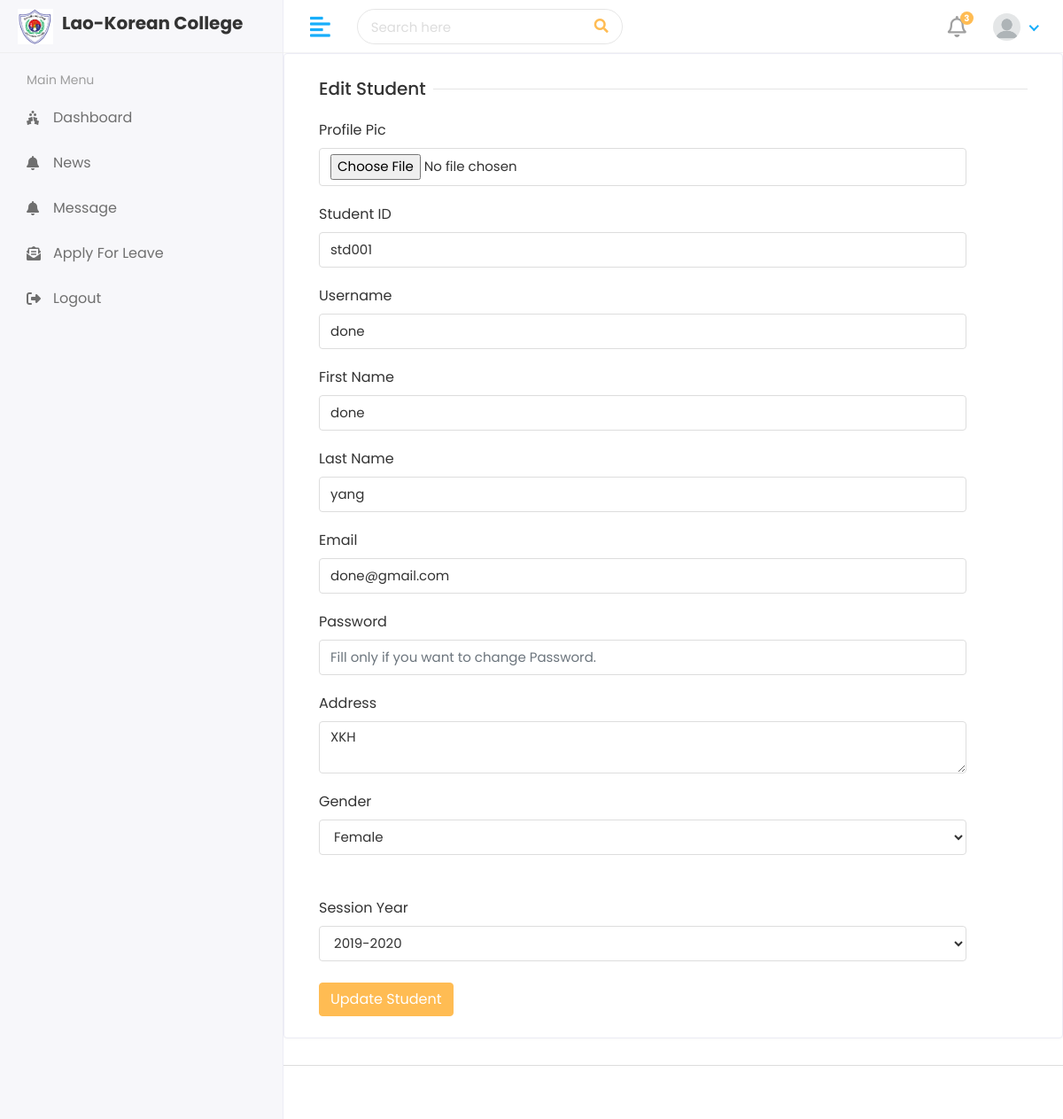
/Hod/Student/Edit/2/, run on the app's committed database.
### app/models.py (models this page shows, shortened)
class Student(models.Model):
    user = models.OneToOneField(CustomUser, on_delete=models.CASCADE)
    studentID = models.CharField(max_length=50, unique=True)
    address = models.TextField()
    gender = models.CharField(max_length=50)
    sessionYearID = models.ForeignKey(SessionYear, on_delete=models.CASCADE)
    year = models.CharField(max_length=30)
    part = models.CharField(max_length=20)
    created_at = models.DateTimeField(auto_now_add=True)
    updated_at = models.DateTimeField(auto_now=True)

class CustomUser(AbstractUser):
    USER = (
        (1, "HOD"),
        (2, "OFFICER"),
        (3, "TEACHER"),
        (4, "STUDENT")
    )
    user_type = models.CharField(choices=USER, max_length=50, default=1)
    profile_pic = models.ImageField(upload_to="media/profile_pic")

### lao_korean_college/Hod_views.py (the view)
# urls.py: path('Hod/Student/Edit/<str:id>/', Hod_views.editStudent, name='edit_student'),
def editStudent(request, id):
    students = Student.objects.filter(id = id)
    sessionYear = SessionYear.objects.all()
    context = {
        'students': students,
        'sessionYear': sessionYear,
    }
    return render(request, 'Hod/editStudent.html', context)

### templates/Hod/editStudent.html (shortened to what this page needs)
{% extends 'base.html' %}
{% block content %}
<div class="row">
   <div class="col-sm-12">
      <div class="card">
         <div class="card-body">
            <form method="post" action="{% url 'update_student' %}" enctype="multipart/form-data">
               <div class="col-12">
                  <h5 class="form-title"><span>Edit Student</span></h5>
               </div>
               <div class="col-sm-11">
                  <div class="form-group">
                     <label>Profile Pic</label>
                     <input type="file" class="form-control" name="profile_pic">
                  </div>
               </div>
               <div class="col-sm-11">
                  <div class="form-group">
                      <label>Student ID</label>
                      <input type="text" class="form-control" name="studentID"
                        value="{% for i in students %}{{i.studentID}}{% endfor %}">
                  </div>
              </div>
              <div class="col-sm-11">
               <div class="form-group">
                  <label>Username</label>
                  <input type="text" class="form-control" name="username"
                     value="{% for i in students %}{{i.user.username}}{% endfor %}">
               </div>
            </div>
               <div class="col-sm-11">
                  <div class="form-group">
                     <label>First Name</label>
                     <input type="text" class="form-control" name="first_name"
                        value="{% for i in students %}{{i.user.first_name}}{% endfor %}">
                  </div>
               </div>
               <div class="col-sm-11">
                  <div class="form-group">
                     <label>Last Name</label>
                     <input type="text" class="form-control" name="last_name"
                        value="{% for i in students %}{{i.user.last_name}}{% endfor %}">
                  </div>
               </div>
               <div class="col-sm-11">
                  <div class="form-group">
                     <label>Email</label>
                     <input type="text" class="form-control" name="email"
                        value="{% for i in students %}{{i.user.email}}{% endfor %}">
                  </div>
               </div>
               <div class="col-sm-11">
                  <div class="form-group">
                     <label>Password</label>
                     <input type="password" class="form-control" name="password"
                        placeholder="Fill only if you want to change Password.">
                  </div>
               </div>
               <div class="col-sm-11">
                  <div class="form-group">
                     <label>Address</label>
                     <textarea class="form-control" name="address"
                        required>{% for i in students %}{{i.address}}{% endfor %}</textarea>
                  </div>
               </div>
               <div class="col-sm-11">
                  <label>Gender</label>
                  <select class="form-control" name="gender">
                     <option value="Female">Female</option>
                  </select>
               </div>
               <br>
               <br>
               <div class="col-sm-11">
                  <label>Session Year</label>
                  <select class="form-control" id="" name="session_year_id" aria-placeholder="Select Department" required>
                      {% for i in sessionYear %}
                      <option value="{{i.id}}">{{i.sessionYear}}</option>
                      {% endfor %}
                  </select>
              </div> <br>
               <div class="col-12">
                  <button type="submit" class="btn btn-primary">Update Student</button>
               </div>
            </form>
         </div>
      </div>
   </div>
</div>
{% endblock %}

### static/assets/css/main.css (style rules this page uses)
html { height: 100%; }
body { background-color: #fff; color: #333; font-family: 'Poppins', sans-serif; font-size: 1rem; height: 100%; line-height: 1.5; overflow-x: hidden; }
h1, h2, h3, h4, h5, h6 { font-family: 'Poppins', sans-serif; margin-top: 0; }
.form-control { border: 1px solid #ddd; box-shadow: none; color: #333; font-size: 15px; height: 40px; }
input, button, a { transition: all 0.4s ease; -moz-transition: all 0.4s ease; -o-transition: all 0.4s ease; -ms-transition: all 0.4s ease; -webkit-transition: all 0.4s ease; }
input, input:focus, button, button:focus { outline: none; }
input[type="file"] { height: auto; min-height: calc(1.5em + .75rem + 2px); }
input[type=text], input[type=password] { -webkit-appearance: none; -moz-appearance: none; appearance: none; }
textarea.form-control { resize: vertical; }
.form-group { margin-bottom: 1.25rem; }
.btn-primary { background-color: #FFBC53; border: 1px solid #FFBC53; }
.card { border: 1px solid #ececf5; box-shadow: 0 1px 3px 0 rgba(0, 0, 0, 0.03); margin-bottom: 1.875rem; }
.card-body { padding: 1.5rem; }
.form-title { width: 100%; max-width: 100%; padding: 0; font-size: 1.25rem; font-weight: 500; line-height: inherit; color: #333; white-space: normal; position: relative; display: block; margin-bottom: 20px; }
.form-title:before { content: ""; position: absolute; left: 0px; right: 0px; height: 1px; top: 50%; background-color: rgba(0, 0, 0, 0.1); }
.form-title span { padding: 0px 0.5rem 0 0; background-color: #fff; display: inline-block; z-index: 2; position: relative; }

### data on the page
Student: studentID "std001", username "done", first_name "done", last_name "yang", email "done@gmail.com", address "XKH"

### other printed values
form field session_year_id "2019-2020"
